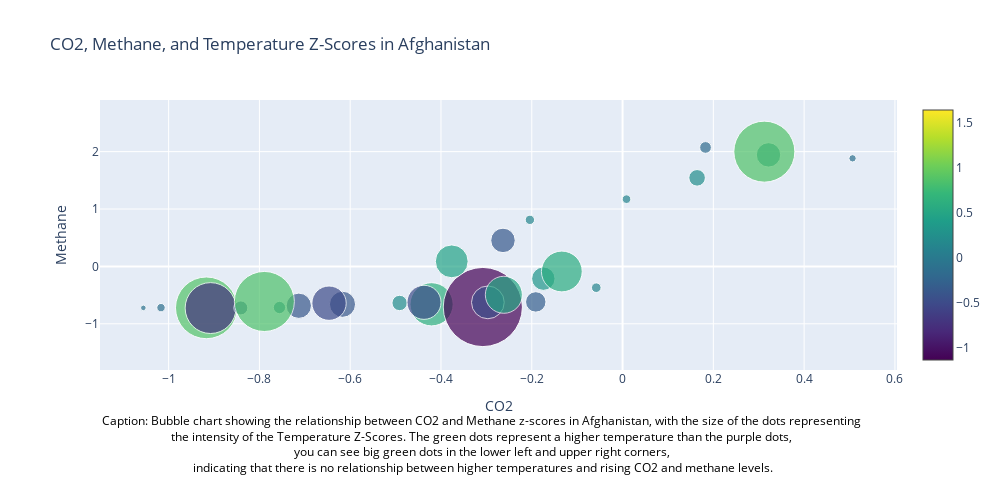

Notebook code for this chart:
### Code cell
trace = go.Scatter(
    x=co2_afghanistan['z-score'],
    y=methane_afghanistan['z-score'],
    mode='markers',
    marker=dict(
        size=abs(temperature_afghanistan['Temperature']) * 7,
        sizemode='diameter',
        sizeref=0.1,
        color=temperature_afghanistan['Temperature'],
        colorscale='Viridis',
        showscale=True,
        cmin=temperature_afghanistan['Temperature'].min(),
        cmax=temperature_afghanistan['Temperature'].max()
    ),
    text=co2_afghanistan['z-score'],
    hovertemplate=
    '<b>CO2: %{x}</b><br>'+
    '<b>Methane: %{y}</b><br>'+
    '<b>Temperature Z-Score: %{marker.size}</b><br>',
)

layout = go.Layout(
    title='CO2, Methane, and Temperature Z-Scores in Afghanistan',
    xaxis=dict(title='CO2'),
    yaxis=dict(title='Methane'),
    hovermode='closest',
     margin=dict(
        l=100,
        r=80,
        t=100,
        b=130 
    )
)

fig = go.Figure(data=[trace], layout=layout)

fig.update_layout(
    annotations=[
        dict(
            text='Caption: Bubble chart showing the relationship between CO2 and Methane z-scores in Afghanistan, with the size of the dots representing <br>'+
            'the intensity of the Temperature Z-Scores. The green dots represent a higher temperature than the purple dots, <br>'+
            'you can see big green dots in the lower left and upper right corners, <br>'+
            'indicating that there is no relationship between higher temperatures and rising CO2 and methane levels.',
            xref='paper',
            yref='paper',
            x=0,
            y=-0.4,
            showarrow=False,
            font=dict(
                size=12,
                color='black'
            )
        )
    ],
    height=500, 
    width=1000  
)

fig.show()

### Figure 1 — Plotly figure (JSON) as saved in the notebook; plotly's stock layout.template omitted (floating-point values rounded to 4 significant figures)
{"data": [{"hovertemplate": "<b>CO2: %{x}</b><br><b>Methane: %{y}</b><br><b>Temperature Z-Score: %{marker.size}</b><br>", "marker": {"cmax": 1.647, "cmin": -1.131, "color": [-0.08, -0.12, 0.882, -0.727, -0.2, 0.176, -0.361, -0.373, -0.491, 0.858, 0.617, -1.131, 0.22, -0.487, -0.468, -0.292, 0.529, 0.137, 0.334, 0.583, 0.469, -0.35, 0.134, 0.123, 0.237, -0.105, 0.349, 0.872, -0.167, 0.766, -0.178, -0.32, 0.172, 0.423, 0.363, -0.106, 0.48, 0.669, 1.178, 0.996, 1.315, 1.317, 0.598, 1.317, 0.386, 1.647, 0.616, 0.671, 0.841, 1.564, 1.342, 0.102, 1.237, 0.474, 1.096, 1.473, 1.483, 1.524, 0.893], "colorscale": [[0, "#440154"], [0.1111, "#482878"], [0.2222, "#3e4989"], [0.3333, "#31688e"], [0.4444, "#26828e"], [0.5556, "#1f9e89"], [0.6667, "#35b779"], [0.7778, "#6ece58"], [0.8889, "#b5de2b"], [1, "#fde725"]], "showscale": true, "size": [0.56, 0.84, 6.174, 5.089, 1.4, 1.232, 2.527, 2.611, 3.437, 6.006, 4.319, 7.917, 1.54, 3.409, 3.276, 2.044, 3.703, 0.959, 2.338, 4.081, 3.283, 2.45, 0.938, 0.861, 1.659, 0.735, 2.443, 6.104, 1.169, 5.362, 1.246, 2.24, 1.204, 2.961, 2.541, 0.742, 3.36, 4.683, 8.246, 6.972, 9.205, 9.219, 4.186, 9.219, 2.702, 11.53, 4.312, 4.697, 5.887, 10.95, 9.394, 0.714, 8.659, 3.318, 7.672, 10.31, 10.38, 10.67, 6.251], "sizemode": "diameter", "sizeref": 0.1}, "mode": "markers", "text": [-1.056, -1.017, -0.9168, -0.9076, -0.8409, -0.7558, -0.7132, -0.617, -0.6466, -0.7891, -0.4207, -0.3078, -0.4911, -0.4374, -0.2967, -0.1912, -0.2615, -0.05792, -0.1745, -0.1338, -0.3763, -0.2634, -0.2042, 0.008726, 0.1642, 0.5067, 0.3216, 0.3123, 0.1827, 0.1365, -0.06341, -0.1391, -0.5632, -0.5884, -0.6137, -0.6389, -0.6692, -0.7096, -0.7399, -0.856, -0.8812, -0.8963, -0.7449, -0.649, -0.7449, -0.4824, -0.3764, -0.3713, 0.5323, 1.199, 2.324, 3.243, 2.814, 1.759, 1.199, 1.739, 1.411, 1.148, 1.799, 1.804], "type": "scatter", "x": [-1.056, -1.017, -0.9168, -0.9076, -0.8409, -0.7558, -0.7132, -0.617, -0.6466, -0.7891, -0.4207, -0.3078, -0.4911, -0.4374, -0.2967, -0.1912, -0.2615, -0.05792, -0.1745, -0.1338, -0.3763, -0.2634, -0.2042, 0.008726, 0.1642, 0.5067, 0.3216, 0.3123, 0.1827, 0.1365, -0.06341, -0.1391, -0.5632, -0.5884, -0.6137, -0.6389, -0.6692, -0.7096, -0.7399, -0.856, -0.8812, -0.8963, -0.7449, -0.649, -0.7449, -0.4824, -0.3764, -0.3713, 0.5323, 1.199, 2.324, 3.243, 2.814, 1.759, 1.199, 1.739, 1.411, 1.148, 1.799, 1.804], "y": [-0.7226, -0.7187, -0.7218, -0.7256, -0.7229, -0.716, -0.6856, -0.6598, -0.6405, -0.6108, -0.6601, -0.7075, -0.637, -0.6258, -0.6266, -0.6185, -0.4944, -0.3707, -0.2139, -0.08826, 0.08823, 0.4532, 0.8116, 1.172, 1.543, 1.883, 1.943, 2.0, 2.073]}], "layout": {"annotations": [{"font": {"color": "black", "size": 12}, "showarrow": false, "text": "Caption: Bubble chart showing the relationship between CO2 and Methane z-scores in Afghanistan, with the size of the dots representing <br>the intensity of the Temperature Z-Scores. The green dots represent a higher temperature than the purple dots, <br>you can see big green dots in the lower left and upper right corners, <br>indicating that there is no relationship between higher temperatures and rising CO2 and methane levels.", "x": 0, "xref": "paper", "y": -0.4, "yref": "paper"}], "height": 500, "hovermode": "closest", "margin": {"b": 130, "l": 100, "r": 80, "t": 100}, "title": {"text": "CO2, Methane, and Temperature Z-Scores in Afghanistan"}, "width": 1000, "xaxis": {"title": {"text": "CO2"}}, "yaxis": {"title": {"text": "Methane"}}}}
